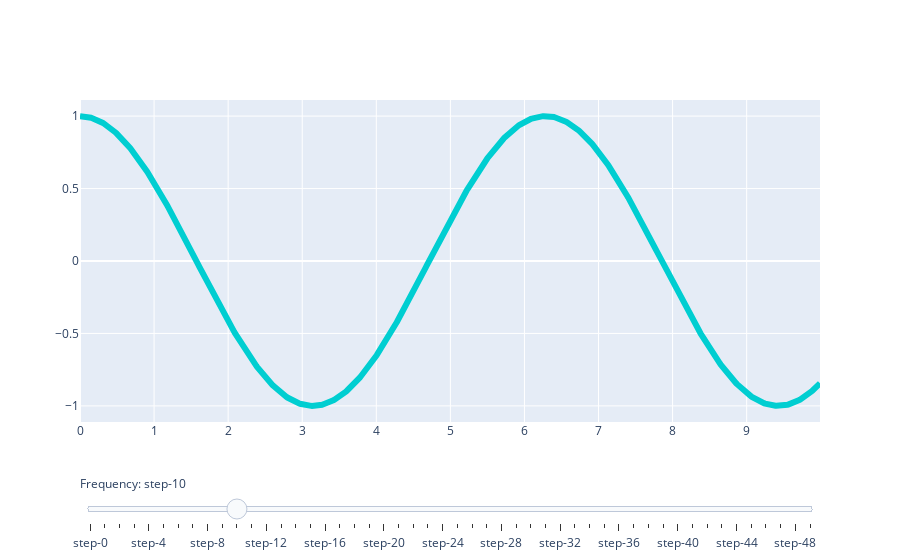

Source (notebook cell):
### Code cell
import plotly.graph_objects as go
import numpy as np

# Create figure
fig = go.Figure()

# Add traces, one for each slider step
for step in np.arange(0, 5, 0.1):
    fig.add_trace(
        go.Scatter(
            visible=False,
            line=dict(color="#00CED1", width=6),
            name="𝜈 = " + str(step),
            x=np.arange(0, 10, 0.01),
            y=np.cos(step * np.arange(0, 10, 0.01))))

# Make 10th trace visible
fig.data[10].visible = True

# Create and add slider
steps = []
for i in range(len(fig.data)):
    step = dict(
        method="update",
        args=[{"visible": [False] * len(fig.data)},
              {"title": "Slider switched to step: " + str(i)}],  # layout attribute
    )
    step["args"][0]["visible"][i] = True  # Toggle i'th trace to "visible"
    steps.append(step)

sliders = [dict(
    active=10,
    currentvalue={"prefix": "Frequency: "},
    pad={"t": 50},
    steps=steps
)]

fig.update_layout(
    sliders=sliders
)

fig.show()

### Figure 1 — Plotly figure (JSON) as saved in the notebook; plotly's stock layout.template omitted (floating-point values rounded to 4 significant figures; data arrays with more than 128 entries replaced by an {"elided": "..."} marker saying what was removed)
{"data": [{"line": {"color": "#00CED1", "width": 6}, "name": "𝜈 = 0.0", "type": "scatter", "visible": false, "x": {"elided": "1000 float values"}, "y": {"elided": "1000 int values"}}, {"line": {"color": "#00CED1", "width": 6}, "name": "𝜈 = 0.1", "type": "scatter", "visible": false, "x": {"elided": "1000 float values"}, "y": {"elided": "1000 float values"}}, {"line": {"color": "#00CED1", "width": 6}, "name": "𝜈 = 0.2", "type": "scatter", "visible": false, "x": {"elided": "1000 float values"}, "y": {"elided": "1000 float values"}}, {"line": {"color": "#00CED1", "width": 6}, "name": "𝜈 = 0.30000000000000004", "type": "scatter", "visible": false, "x": {"elided": "1000 float values"}, "y": {"elided": "1000 float values"}}, {"line": {"color": "#00CED1", "width": 6}, "name": "𝜈 = 0.4", "type": "scatter", "visible": false, "x": {"elided": "1000 float values"}, "y": {"elided": "1000 float values"}}, {"line": {"color": "#00CED1", "width": 6}, "name": "𝜈 = 0.5", "type": "scatter", "visible": false, "x": {"elided": "1000 float values"}, "y": {"elided": "1000 float values"}}, {"line": {"color": "#00CED1", "width": 6}, "name": "𝜈 = 0.6000000000000001", "type": "scatter", "visible": false, "x": {"elided": "1000 float values"}, "y": {"elided": "1000 float values"}}, {"line": {"color": "#00CED1", "width": 6}, "name": "𝜈 = 0.7000000000000001", "type": "scatter", "visible": false, "x": {"elided": "1000 float values"}, "y": {"elided": "1000 float values"}}, {"line": {"color": "#00CED1", "width": 6}, "name": "𝜈 = 0.8", "type": "scatter", "visible": false, "x": {"elided": "1000 float values"}, "y": {"elided": "1000 float values"}}, {"line": {"color": "#00CED1", "width": 6}, "name": "𝜈 = 0.9", "type": "scatter", "visible": false, "x": {"elided": "1000 float values"}, "y": {"elided": "1000 float values"}}, {"line": {"color": "#00CED1", "width": 6}, "name": "𝜈 = 1.0", "type": "scatter", "visible": true, "x": {"elided": "1000 float values"}, "y": {"elided": "1000 float values"}}, {"line": {"color": "#00CED1", "width": 6}, "name": "𝜈 = 1.1", "type": "scatter", "visible": false, "x": {"elided": "1000 float values"}, "y": {"elided": "1000 float values"}}, {"line": {"color": "#00CED1", "width": 6}, "name": "𝜈 = 1.2000000000000002", "type": "scatter", "visible": false, "x": {"elided": "1000 float values"}, "y": {"elided": "1000 float values"}}, {"line": {"color": "#00CED1", "width": 6}, "name": "𝜈 = 1.3", "type": "scatter", "visible": false, "x": {"elided": "1000 float values"}, "y": {"elided": "1000 float values"}}, {"line": {"color": "#00CED1", "width": 6}, "name": "𝜈 = 1.4000000000000001", "type": "scatter", "visible": false, "x": {"elided": "1000 float values"}, "y": {"elided": "1000 float values"}}, {"line": {"color": "#00CED1", "width": 6}, "name": "𝜈 = 1.5", "type": "scatter", "visible": false, "x": {"elided": "1000 float values"}, "y": {"elided": "1000 float values"}}, {"line": {"color": "#00CED1", "width": 6}, "name": "𝜈 = 1.6", "type": "scatter", "visible": false, "x": {"elided": "1000 float values"}, "y": {"elided": "1000 float values"}}, {"line": {"color": "#00CED1", "width": 6}, "name": "𝜈 = 1.7000000000000002", "type": "scatter", "visible": false, "x": {"elided": "1000 float values"}, "y": {"elided": "1000 float values"}}, {"line": {"color": "#00CED1", "width": 6}, "name": "𝜈 = 1.8", "type": "scatter", "visible": false, "x": {"elided": "1000 float values"}, "y": {"elided": "1000 float values"}}, {"line": {"color": "#00CED1", "width": 6}, "name": "𝜈 = 1.9000000000000001", "type": "scatter", "visible": false, "x": {"elided": "1000 float values"}, "y": {"elided": "1000 float values"}}, {"line": {"color": "#00CED1", "width": 6}, "name": "𝜈 = 2.0", "type": "scatter", "visible": false, "x": {"elided": "1000 float values"}, "y": {"elided": "1000 float values"}}, {"line": {"color": "#00CED1", "width": 6}, "name": "𝜈 = 2.1", "type": "scatter", "visible": false, "x": {"elided": "1000 float values"}, "y": {"elided": "1000 float values"}}, {"line": {"color": "#00CED1", "width": 6}, "name": "𝜈 = 2.2", "type": "scatter", "visible": false, "x": {"elided": "1000 float values"}, "y": {"elided": "1000 float values"}}, {"line": {"color": "#00CED1", "width": 6}, "name": "𝜈 = 2.3000000000000003", "type": "scatter", "visible": false, "x": {"elided": "1000 float values"}, "y": {"elided": "1000 float values"}}, {"line": {"color": "#00CED1", "width": 6}, "name": "𝜈 = 2.4000000000000004", "type": "scatter", "visible": false, "x": {"elided": "1000 float values"}, "y": {"elided": "1000 float values"}}, {"line": {"color": "#00CED1", "width": 6}, "name": "𝜈 = 2.5", "type": "scatter", "visible": false, "x": {"elided": "1000 float values"}, "y": {"elided": "1000 float values"}}, {"line": {"color": "#00CED1", "width": 6}, "name": "𝜈 = 2.6", "type": "scatter", "visible": false, "x": {"elided": "1000 float values"}, "y": {"elided": "1000 float values"}}, {"line": {"color": "#00CED1", "width": 6}, "name": "𝜈 = 2.7", "type": "scatter", "visible": false, "x": {"elided": "1000 float values"}, "y": {"elided": "1000 float values"}}, {"line": {"color": "#00CED1", "width": 6}, "name": "𝜈 = 2.8000000000000003", "type": "scatter", "visible": false, "x": {"elided": "1000 float values"}, "y": {"elided": "1000 float values"}}, {"line": {"color": "#00CED1", "width": 6}, "name": "𝜈 = 2.9000000000000004", "type": "scatter", "visible": false, "x": {"elided": "1000 float values"}, "y": {"elided": "1000 float values"}}, {"line": {"color": "#00CED1", "width": 6}, "name": "𝜈 = 3.0", "type": "scatter", "visible": false, "x": {"elided": "1000 float values"}, "y": {"elided": "1000 float values"}}, {"line": {"color": "#00CED1", "width": 6}, "name": "𝜈 = 3.1", "type": "scatter", "visible": false, "x": {"elided": "1000 float values"}, "y": {"elided": "1000 float values"}}, {"line": {"color": "#00CED1", "width": 6}, "name": "𝜈 = 3.2", "type": "scatter", "visible": false, "x": {"elided": "1000 float values"}, "y": {"elided": "1000 float values"}}, {"line": {"color": "#00CED1", "width": 6}, "name": "𝜈 = 3.3000000000000003", "type": "scatter", "visible": false, "x": {"elided": "1000 float values"}, "y": {"elided": "1000 float values"}}, {"line": {"color": "#00CED1", "width": 6}, "name": "𝜈 = 3.4000000000000004", "type": "scatter", "visible": false, "x": {"elided": "1000 float values"}, "y": {"elided": "1000 float values"}}, {"line": {"color": "#00CED1", "width": 6}, "name": "𝜈 = 3.5", "type": "scatter", "visible": false, "x": {"elided": "1000 float values"}, "y": {"elided": "1000 float values"}}, {"line": {"color": "#00CED1", "width": 6}, "name": "𝜈 = 3.6", "type": "scatter", "visible": false, "x": {"elided": "1000 float values"}, "y": {"elided": "1000 float values"}}, {"line": {"color": "#00CED1", "width": 6}, "name": "𝜈 = 3.7", "type": "scatter", "visible": false, "x": {"elided": "1000 float values"}, "y": {"elided": "1000 float values"}}, {"line": {"color": "#00CED1", "width": 6}, "name": "𝜈 = 3.8000000000000003", "type": "scatter", "visible": false, "x": {"elided": "1000 float values"}, "y": {"elided": "1000 float values"}}, {"line": {"color": "#00CED1", "width": 6}, "name": "𝜈 = 3.9000000000000004", "type": "scatter", "visible": false, "x": {"elided": "1000 float values"}, "y": {"elided": "1000 float values"}}, {"line": {"color": "#00CED1", "width": 6}, "name": "𝜈 = 4.0", "type": "scatter", "visible": false, "x": {"elided": "1000 float values"}, "y": {"elided": "1000 float values"}}, {"line": {"color": "#00CED1", "width": 6}, "name": "𝜈 = 4.1000000000000005", "type": "scatter", "visible": false, "x": {"elided": "1000 float values"}, "y": {"elided": "1000 float values"}}, {"line": {"color": "#00CED1", "width": 6}, "name": "𝜈 = 4.2", "type": "scatter", "visible": false, "x": {"elided": "1000 float values"}, "y": {"elided": "1000 float values"}}, {"line": {"color": "#00CED1", "width": 6}, "name": "𝜈 = 4.3", "type": "scatter", "visible": false, "x": {"elided": "1000 float values"}, "y": {"elided": "1000 float values"}}, {"line": {"color": "#00CED1", "width": 6}, "name": "𝜈 = 4.4", "type": "scatter", "visible": false, "x": {"elided": "1000 float values"}, "y": {"elided": "1000 float values"}}, {"line": {"color": "#00CED1", "width": 6}, "name": "𝜈 = 4.5", "type": "scatter", "visible": false, "x": {"elided": "1000 float values"}, "y": {"elided": "1000 float values"}}, {"line": {"color": "#00CED1", "width": 6}, "name": "𝜈 = 4.6000000000000005", "type": "scatter", "visible": false, "x": {"elided": "1000 float values"}, "y": {"elided": "1000 float values"}}, {"line": {"color": "#00CED1", "width": 6}, "name": "𝜈 = 4.7", "type": "scatter", "visible": false, "x": {"elided": "1000 float values"}, "y": {"elided": "1000 float values"}}, {"line": {"color": "#00CED1", "width": 6}, "name": "𝜈 = 4.800000000000001", "type": "scatter", "visible": false, "x": {"elided": "1000 float values"}, "y": {"elided": "1000 float values"}}, {"line": {"color": "#00CED1", "width": 6}, "name": "𝜈 = 4.9", "type": "scatter", "visible": false, "x": {"elided": "1000 float values"}, "y": {"elided": "1000 float values"}}], "layout": {"sliders": [{"active": 10, "currentvalue": {"prefix": "Frequency: "}, "pad": {"t": 50}, "steps": [{"args": [{"visible": [true, false, false, false, false, false, false, false, false, false, false, false, false, false, false, false, false, false, false, false, false, false, false, false, false, false, false, false, false, false, false, false, false, false, false, false, false, false, false, false, false, false, false, false, false, false, false, false, false, false]}, {"title": "Slider switched to step: 0"}], "method": "update"}, {"args": [{"visible": [false, true, false, false, false, false, false, false, false, false, false, false, false, false, false, false, false, false, false, false, false, false, false, false, false, false, false, false, false, false, false, false, false, false, false, false, false, false, false, false, false, false, false, false, false, false, false, false, false, false]}, {"title": "Slider switched to step: 1"}], "method": "update"}, {"args": [{"visible": [false, false, true, false, false, false, false, false, false, false, false, false, false, false, false, false, false, false, false, false, false, false, false, false, false, false, false, false, false, false, false, false, false, false, false, false, false, false, false, false, false, false, false, false, false, false, false, false, false, false]}, {"title": "Slider switched to step: 2"}], "method": "update"}, {"args": [{"visible": [false, false, false, true, false, false, false, false, false, false, false, false, false, false, false, false, false, false, false, false, false, false, false, false, false, false, false, false, false, false, false, false, false, false, false, false, false, false, false, false, false, false, false, false, false, false, false, false, false, false]}, {"title": "Slider switched to step: 3"}], "method": "update"}, {"args": [{"visible": [false, false, false, false, true, false, false, false, false, false, false, false, false, false, false, false, false, false, false, false, false, false, false, false, false, false, false, false, false, false, false, false, false, false, false, false, false, false, false, false, false, false, false, false, false, false, false, false, false, false]}, {"title": "Slider switched to step: 4"}], "method": "update"}, {"args": [{"visible": [false, false, false, false, false, true, false, false, false, false, false, false, false, false, false, false, false, false, false, false, false, false, false, false, false, false, false, false, false, false, false, false, false, false, false, false, false, false, false, false, false, false, false, false, false, false, false, false, false, false]}, {"title": "Slider switched to step: 5"}], "method": "update"}, {"args": [{"visible": [false, false, false, false, false, false, true, false, false, false, false, false, false, false, false, false, false, false, false, false, false, false, false, false, false, false, false, false, false, false, false, false, false, false, false, false, false, false, false, false, false, false, false, false, false, false, false, false, false, false]}, {"title": "Slider switched to step: 6"}], "method": "update"}, {"args": [{"visible": [false, false, false, false, false, false, false, true, false, false, false, false, false, false, false, false, false, false, false, false, false, false, false, false, false, false, false, false, false, false, false, false, false, false, false, false, false, false, false, false, false, false, false, false, false, false, false, false, false, false]}, {"title": "Slider switched to step: 7"}], "method": "update"}, {"args": [{"visible": [false, false, false, false, false, false, false, false, true, false, false, false, false, false, false, false, false, false, false, false, false, false, false, false, false, false, false, false, false, false, false, false, false, false, false, false, false, false, false, false, false, false, false, false, false, false, false, false, false, false]}, {"title": "Slider switched to step: 8"}], "method": "update"}, {"args": [{"visible": [false, false, false, false, false, false, false, false, false, true, false, false, false, false, false, false, false, false, false, false, false, false, false, false, false, false, false, false, false, false, false, false, false, false, false, false, false, false, false, false, false, false, false, false, false, false, false, false, false, false]}, {"title": "Slider switched to step: 9"}], "method": "update"}, {"args": [{"visible": [false, false, false, false, false, false, false, false, false, false, true, false, false, false, false, false, false, false, false, false, false, false, false, false, false, false, false, false, false, false, false, false, false, false, false, false, false, false, false, false, false, false, false, false, false, false, false, false, false, false]}, {"title": "Slider switched to step: 10"}], "method": "update"}, {"args": [{"visible": [false, false, false, false, false, false, false, false, false, false, false, true, false, false, false, false, false, false, false, false, false, false, false, false, false, false, false, false, false, false, false, false, false, false, false, false, false, false, false, false, false, false, false, false, false, false, false, false, false, false]}, {"title": "Slider switched to step: 11"}], "method": "update"}, {"args": [{"visible": [false, false, false, false, false, false, false, false, false, false, false, false, true, false, false, false, false, false, false, false, false, false, false, false, false, false, false, false, false, false, false, false, false, false, false, false, false, false, false, false, false, false, false, false, false, false, false, false, false, false]}, {"title": "Slider switched to step: 12"}], "method": "update"}, {"args": [{"visible": [false, false, false, false, false, false, false, false, false, false, false, false, false, true, false, false, false, false, false, false, false, false, false, false, false, false, false, false, false, false, false, false, false, false, false, false, false, false, false, false, false, false, false, false, false, false, false, false, false, false]}, {"title": "Slider switched to step: 13"}], "method": "update"}, {"args": [{"visible": [false, false, false, false, false, false, false, false, false, false, false, false, false, false, true, false, false, false, false, false, false, false, false, false, false, false, false, false, false, false, false, false, false, false, false, false, false, false, false, false, false, false, false, false, false, false, false, false, false, false]}, {"title": "Slider switched to step: 14"}], "method": "update"}, {"args": [{"visible": [false, false, false, false, false, false, false, false, false, false, false, false, false, false, false, true, false, false, false, false, false, false, false, false, false, false, false, false, false, false, false, false, false, false, false, false, false, false, false, false, false, false, false, false, false, false, false, false, false, false]}, {"title": "Slider switched to step: 15"}], "method": "update"}, {"args": [{"visible": [false, false, false, false, false, false, false, false, false, false, false, false, false, false, false, false, true, false, false, false, false, false, false, false, false, false, false, false, false, false, false, false, false, false, false, false, false, false, false, false, false, false, false, false, false, false, false, false, false, false]}, {"title": "Slider switched to step: 16"}], "method": "update"}, {"args": [{"visible": [false, false, false, false, false, false, false, false, false, false, false, false, false, false, false, false, false, true, false, false, false, false, false, false, false, false, false, false, false, false, false, false, false, false, false, false, false, false, false, false, false, false, false, false, false, false, false, false, false, false]}, {"title": "Slider switched to step: 17"}], "method": "update"}, {"args": [{"visible": [false, false, false, false, false, false, false, false, false, false, false, false, false, false, false, false, false, false, true, false, false, false, false, false, false, false, false, false, false, false, false, false, false, false, false, false, false, false, false, false, false, false, false, false, false, false, false, false, false, false]}, {"title": "Slider switched to step: 18"}], "method": "update"}, {"args": [{"visible": [false, false, false, false, false, false, false, false, false, false, false, false, false, false, false, false, false, false, false, true, false, false, false, false, false, false, false, false, false, false, false, false, false, false, false, false, false, false, false, false, false, false, false, false, false, false, false, false, false, false]}, {"title": "Slider switched to step: 19"}], "method": "update"}, {"args": [{"visible": [false, false, false, false, false, false, false, false, false, false, false, false, false, false, false, false, false, false, false, false, true, false, false, false, false, false, false, false, false, false, false, false, false, false, false, false, false, false, false, false, false, false, false, false, false, false, false, false, false, false]}, {"title": "Slider switched to step: 20"}], "method": "update"}, {"args": [{"visible": [false, false, false, false, false, false, false, false, false, false, false, false, false, false, false, false, false, false, false, false, false, true, false, false, false, false, false, false, false, false, false, false, false, false, false, false, false, false, false, false, false, false, false, false, false, false, false, false, false, false]}, {"title": "Slider switched to step: 21"}], "method": "update"}, {"args": [{"visible": [false, false, false, false, false, false, false, false, false, false, false, false, false, false, false, false, false, false, false, false, false, false, true, false, false, false, false, false, false, false, false, false, false, false, false, false, false, false, false, false, false, false, false, false, false, false, false, false, false, false]}, {"title": "Slider switched to step: 22"}], "method": "update"}, {"args": [{"visible": [false, false, false, false, false, false, false, false, false, false, false, false, false, false, false, false, false, false, false, false, false, false, false, true, false, false, false, false, false, false, false, false, false, false, false, false, false, false, false, false, false, false, false, false, false, false, false, false, false, false]}, {"title": "Slider switched to step: 23"}], "method": "update"}, {"args": [{"visible": [false, false, false, false, false, false, false, false, false, false, false, false, false, false, false, false, false, false, false, false, false, false, false, false, true, false, false, false, false, false, false, false, false, false, false, false, false, false, false, false, false, false, false, false, false, false, false, false, false, false]}, {"title": "Slider switched to step: 24"}], "method": "update"}, {"args": [{"visible": [false, false, false, false, false, false, false, false, false, false, false, false, false, false, false, false, false, false, false, false, false, false, false, false, false, true, false, false, false, false, false, false, false, false, false, false, false, false, false, false, false, false, false, false, false, false, false, false, false, false]}, {"title": "Slider switched to step: 25"}], "method": "update"}, {"args": [{"visible": [false, false, false, false, false, false, false, false, false, false, false, false, false, false, false, false, false, false, false, false, false, false, false, false, false, false, true, false, false, false, false, false, false, false, false, false, false, false, false, false, false, false, false, false, false, false, false, false, false, false]}, {"title": "Slider switched to step: 26"}], "method": "update"}, {"args": [{"visible": [false, false, false, false, false, false, false, false, false, false, false, false, false, false, false, false, false, false, false, false, false, false, false, false, false, false, false, true, false, false, false, false, false, false, false, false, false, false, false, false, false, false, false, false, false, false, false, false, false, false]}, {"title": "Slider switched to step: 27"}], "method": "update"}, {"args": [{"visible": [false, false, false, false, false, false, false, false, false, false, false, false, false, false, false, false, false, false, false, false, false, false, false, false, false, false, false, false, true, false, false, false, false, false, false, false, false, false, false, false, false, false, false, false, false, false, false, false, false, false]}, {"title": "Slider switched to step: 28"}], "method": "update"}, {"args": [{"visible": [false, false, false, false, false, false, false, false, false, false, false, false, false, false, false, false, false, false, false, false, false, false, false, false, false, false, false, false, false, true, false, false, false, false, false, false, false, false, false, false, false, false, false, false, false, false, false, false, false, false]}, {"title": "Slider switched to step: 29"}], "method": "update"}, {"args": [{"visible": [false, false, false, false, false, false, false, false, false, false, false, false, false, false, false, false, false, false, false, false, false, false, false, false, false, false, false, false, false, false, true, false, false, false, false, false, false, false, false, false, false, false, false, false, false, false, false, false, false, false]}, {"title": "Slider switched to step: 30"}], "method": "update"}, {"args": [{"visible": [false, false, false, false, false, false, false, false, false, false, false, false, false, false, false, false, false, false, false, false, false, false, false, false, false, false, false, false, false, false, false, true, false, false, false, false, false, false, false, false, false, false, false, false, false, false, false, false, false, false]}, {"title": "Slider switched to step: 31"}], "method": "update"}, {"args": [{"visible": [false, false, false, false, false, false, false, false, false, false, false, false, false, false, false, false, false, false, false, false, false, false, false, false, false, false, false, false, false, false, false, false, true, false, false, false, false, false, false, false, false, false, false, false, false, false, false, false, false, false]}, {"title": "Slider switched to step: 32"}], "method": "update"}, {"args": [{"visible": [false, false, false, false, false, false, false, false, false, false, false, false, false, false, false, false, false, false, false, false, false, false, false, false, false, false, false, false, false, false, false, false, false, true, false, false, false, false, false, false, false, false, false, false, false, false, false, false, false, false]}, {"title": "Slider switched to step: 33"}], "method": "update"}, {"args": [{"visible": [false, false, false, false, false, false, false, false, false, false, false, false, false, false, false, false, false, false, false, false, false, false, false, false, false, false, false, false, false, false, false, false, false, false, true, false, false, false, false, false, false, false, false, false, false, false, false, false, false, false]}, {"title": "Slider switched to step: 34"}], "method": "update"}, {"args": [{"visible": [false, false, false, false, false, false, false, false, false, false, false, false, false, false, false, false, false, false, false, false, false, false, false, false, false, false, false, false, false, false, false, false, false, false, false, true, false, false, false, false, false, false, false, false, false, false, false, false, false, false]}, {"title": "Slider switched to step: 35"}], "method": "update"}, {"args": [{"visible": [false, false, false, false, false, false, false, false, false, false, false, false, false, false, false, false, false, false, false, false, false, false, false, false, false, false, false, false, false, false, false, false, false, false, false, false, true, false, false, false, false, false, false, false, false, false, false, false, false, false]}, {"title": "Slider switched to step: 36"}], "method": "update"}, {"args": [{"visible": [false, false, false, false, false, false, false, false, false, false, false, false, false, false, false, false, false, false, false, false, false, false, false, false, false, false, false, false, false, false, false, false, false, false, false, false, false, true, false, false, false, false, false, false, false, false, false, false, false, false]}, {"title": "Slider switched to step: 37"}], "method": "update"}, {"args": [{"visible": [false, false, false, false, false, false, false, false, false, false, false, false, false, false, false, false, false, false, false, false, false, false, false, false, false, false, false, false, false, false, false, false, false, false, false, false, false, false, true, false, false, false, false, false, false, false, false, false, false, false]}, {"title": "Slider switched to step: 38"}], "method": "update"}, {"args": [{"visible": [false, false, false, false, false, false, false, false, false, false, false, false, false, false, false, false, false, false, false, false, false, false, false, false, false, false, false, false, false, false, false, false, false, false, false, false, false, false, false, true, false, false, false, false, false, false, false, false, false, false]}, {"title": "Slider switched to step: 39"}], "method": "update"}, {"args": [{"visible": [false, false, false, false, false, false, false, false, false, false, false, false, false, false, false, false, false, false, false, false, false, false, false, false, false, false, false, false, false, false, false, false, false, false, false, false, false, false, false, false, true, false, false, false, false, false, false, false, false, false]}, {"title": "Slider switched to step: 40"}], "method": "update"}, {"args": [{"visible": [false, false, false, false, false, false, false, false, false, false, false, false, false, false, false, false, false, false, false, false, false, false, false, false, false, false, false, false, false, false, false, false, false, false, false, false, false, false, false, false, false, true, false, false, false, false, false, false, false, false]}, {"title": "Slider switched to step: 41"}], "method": "update"}, {"args": [{"visible": [false, false, false, false, false, false, false, false, false, false, false, false, false, false, false, false, false, false, false, false, false, false, false, false, false, false, false, false, false, false, false, false, false, false, false, false, false, false, false, false, false, false, true, false, false, false, false, false, false, false]}, {"title": "Slider switched to step: 42"}], "method": "update"}, {"args": [{"visible": [false, false, false, false, false, false, false, false, false, false, false, false, false, false, false, false, false, false, false, false, false, false, false, false, false, false, false, false, false, false, false, false, false, false, false, false, false, false, false, false, false, false, false, true, false, false, false, false, false, false]}, {"title": "Slider switched to step: 43"}], "method": "update"}, {"args": [{"visible": [false, false, false, false, false, false, false, false, false, false, false, false, false, false, false, false, false, false, false, false, false, false, false, false, false, false, false, false, false, false, false, false, false, false, false, false, false, false, false, false, false, false, false, false, true, false, false, false, false, false]}, {"title": "Slider switched to step: 44"}], "method": "update"}, {"args": [{"visible": [false, false, false, false, false, false, false, false, false, false, false, false, false, false, false, false, false, false, false, false, false, false, false, false, false, false, false, false, false, false, false, false, false, false, false, false, false, false, false, false, false, false, false, false, false, true, false, false, false, false]}, {"title": "Slider switched to step: 45"}], "method": "update"}, {"args": [{"visible": [false, false, false, false, false, false, false, false, false, false, false, false, false, false, false, false, false, false, false, false, false, false, false, false, false, false, false, false, false, false, false, false, false, false, false, false, false, false, false, false, false, false, false, false, false, false, true, false, false, false]}, {"title": "Slider switched to step: 46"}], "method": "update"}, {"args": [{"visible": [false, false, false, false, false, false, false, false, false, false, false, false, false, false, false, false, false, false, false, false, false, false, false, false, false, false, false, false, false, false, false, false, false, false, false, false, false, false, false, false, false, false, false, false, false, false, false, true, false, false]}, {"title": "Slider switched to step: 47"}], "method": "update"}, {"args": [{"visible": [false, false, false, false, false, false, false, false, false, false, false, false, false, false, false, false, false, false, false, false, false, false, false, false, false, false, false, false, false, false, false, false, false, false, false, false, false, false, false, false, false, false, false, false, false, false, false, false, true, false]}, {"title": "Slider switched to step: 48"}], "method": "update"}, {"args": [{"visible": [false, false, false, false, false, false, false, false, false, false, false, false, false, false, false, false, false, false, false, false, false, false, false, false, false, false, false, false, false, false, false, false, false, false, false, false, false, false, false, false, false, false, false, false, false, false, false, false, false, true]}, {"title": "Slider switched to step: 49"}], "method": "update"}]}]}}
